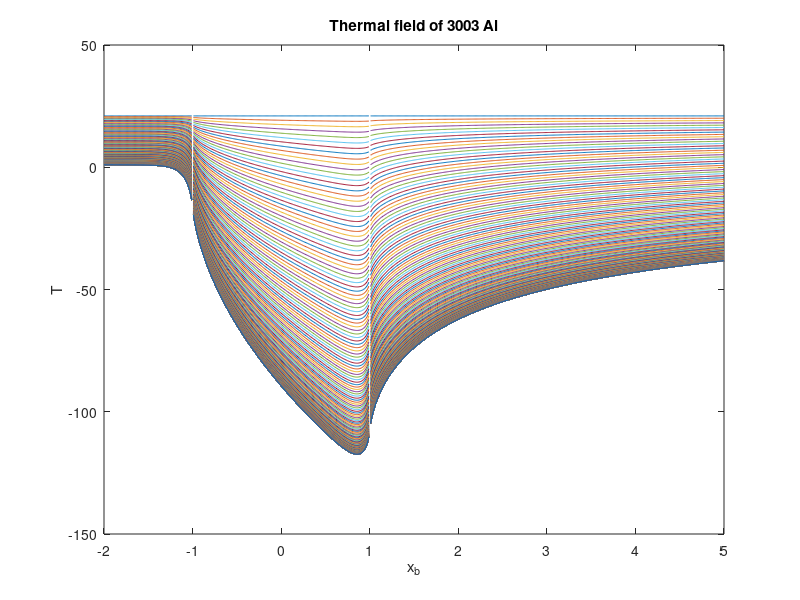

MATLAB code to generate this figure:
clc
clear all

%% Peclet Number and Flash Temperature for 3003 Al

b = 0.0002;                                                  % half width of contact (m)
Fc = 90;                                                     % Cutting force in Newtons
Vc = 3*1.7;                                                      % Cutting Speed in (m/s)
w = 0.005;                                                    % Width in (m)
cPi = 893;                                                   % Specific Heat (J/(kg*C))
ki = 154;                                                    % Thermal Conductivity (W/(m-k))
rhoi = 2730;                                                 % density (kg/m^3)
Pe = Vc*b*rhoi*cPi/(2*ki);                                   % Peclet's Number 
TflashHigh = 0.399*2*Fc*Vc/(ki*w)*sqrt(ki/(rhoi*cPi*Vc*b));  % High Flash temperature (
C4 = 0.00527*Pe^3-0.192*Pe^2+2.39*Pe;                        % Function of Peclet's Number
TflashLow = C4*0.159*2*Fc/(rhoi*cPi*w*b);                    % Low Flash Temperature

%% If statement to determine whether Peclet's Number is small or large
if (Pe>5) 
    T = TflashHigh;
elseif (Pe<5)
    T = TflashLow;
end

% Computing Surface Temperature
x_b = -2:0.01:5;
Pplus = (Pe*(x_b+1))/2;
Pminus = (Pe*(x_b-1))/2;

for i=1:size(x_b,2)
    if x_b(i) <= -1 
        Tss(i) = ((x_b(i) + 1)*exp(Pplus(i))*(besselk(0,-1*Pplus(i)) - (besselk(1,-1*Pplus(i)))) + ((1 - x_b(i))*exp(Pminus(i))*(besselk(0,-1*Pminus(i)) - besselk(1,-1*Pminus(i)))));
    elseif x_b(i) > -1  && x_b(i) < 1
        Tss(i)= (((x_b(i) + 1)*exp(Pplus(i))*(besselk(0,Pplus(i)) + (besselk(1,Pplus(i))))) + ((1 - x_b(i))*exp(Pminus(i))*(besselk(0,-1*Pminus(i)) - besselk(1,-1*Pminus(i)))));
    else 
        Tss(i) = ((x_b(i) + 1)*exp(Pplus(i))*(besselk(0, Pplus(i)) + (besselk(1,Pplus(i)))) + ((1 - x_b(i))*exp(Pminus(i))*(besselk(0,Pminus(i)) + besselk(1,Pminus(i)))));
    end
end 
SurfaceTemp = ((Tss/max(Tss))*T) + 20;
grid on
title('Surface Temperature Distribution')
xlabel('x/b')
plot(x_b, SurfaceTemp);
%% Sub-Surface Temperature
Tbulk = 20;
alpha = ki/(rhoi*cPi);
t = 2*b/Vc;
z_b = 0:0.01:7;
for i= 1:size(x_b,2)
    for j = 1:size(z_b,2)      
        Tsub(i,j) = 1 - erf(z_b(1,j)*b/(sqrt((4*alpha*t)))).*SurfaceTemp(1,i) + Tbulk;
            
    end
end
plot(x_b, Tsub);
title('Thermal field of 3003 Al');
xlabel('x_b')
ylabel('T');